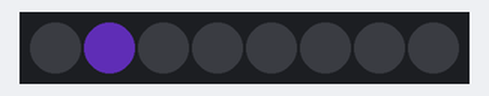
This program was run on a simulated Raspberry Pi Pico running CircuitPython. On the bench: 8 RGB LEDs in strip order, left to right. Dim RGB values are drawn brighter than linear; random numbers come from a fixed seed.

Above: at 3.47 s.
At 6.8 s:
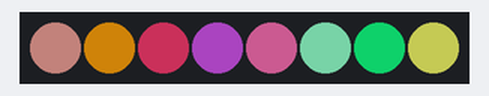
At 12.9 s:
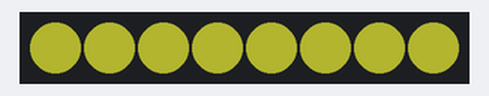
At 20.7 s:
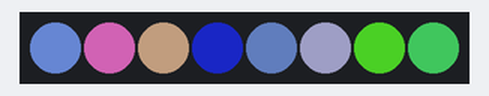
At 26.9 s:
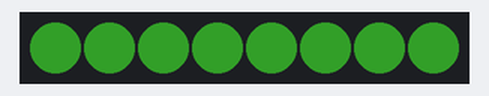
At 34.7 s:
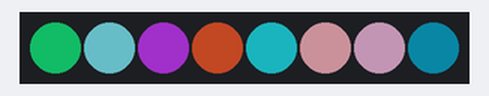
Timing chart, 0 to 40.0 s (numbered marks = the images above):
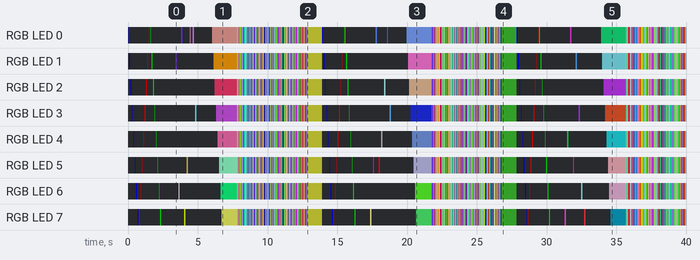

Measured:
- what the display in image 1 shows lasts 1.1 s, from 6.7 s to 7.8 s

The program:

17neopixel_ex1.py
```python
'''
Example Pi Pico W using Neopixel RGB LED Stick

Buy Here:
https://my.cytron.io/p-neopixel-rgb-led-stick-by-cytron

Additional Library:
    - neopixel.mpy
'''

import time
import board
import neopixel
import random

# Configure the setup
PIXEL_PIN = board.GP7  # pin that the NeoPixel is connected to
ORDER = neopixel.GRB  # pixel color channel order
COLORB = (0, 0, 255)  # color to blink (Red, Green, Blue)
COLORR = (255, 0, 0)  # color to blink (Red, Green, Blue)
COLORG = (0, 255, 0)  # color to blink (Red, Green, Blue)
CLEAR = (0, 0, 0)  # clear (or second color)
DELAY = 0.05  # blink rate in seconds
num_pixel = 8

# Create the NeoPixel object
pixel = neopixel.NeoPixel(PIXEL_PIN, num_pixel, brightness=0.5, pixel_order=ORDER)

while True:
    # Blue Color
    for i in range (num_pixel):
        pixel[i] = COLORB
        time.sleep(DELAY)
        pixel[i] = CLEAR
        time.sleep(DELAY)
    # Red Color
    for j in reversed(range(num_pixel)):
        pixel[j] = COLORR
        time.sleep(DELAY)
        pixel[j] = CLEAR
        time.sleep(DELAY)
   # Green Color
    for k in range (num_pixel):
        pixel[k] = COLORG
        time.sleep(DELAY)
        pixel[k] = CLEAR
        time.sleep(DELAY)

    time.sleep(1)
    # Random Pixel with Random Color
    for i in range (8):
        COLORRn = (random.randint(0, 255), random.randint(0, 255), random.randint(0, 255))
        k = random.randint(0, 7)
        pixel[k] = COLORRn
        time.sleep(DELAY*2)
        pixel[k] = CLEAR
        time.sleep(DELAY*2)

    time.sleep(1)
    # Random Color
    for i in range (num_pixel):
        COLORRn2 = (random.randint(0, 255), random.randint(0, 255), random.randint(0, 255))
        pixel[i] = COLORRn2
        time.sleep(DELAY)
        #pixel[i] = CLEAR
        time.sleep(DELAY)

    time.sleep(1)
    # Clear the Pixels
    pixel.fill((0, 0, 0))

    # Random Color for ALL Pixels
    for i in range (100):
        pixel.fill((random.randint(0, 255), random.randint(0, 255), random.randint(0, 255)))
        pixel.show()
        time.sleep(DELAY)

    time.sleep(1)
    # Clear the Pixels
    pixel.fill((0, 0, 0))
```
